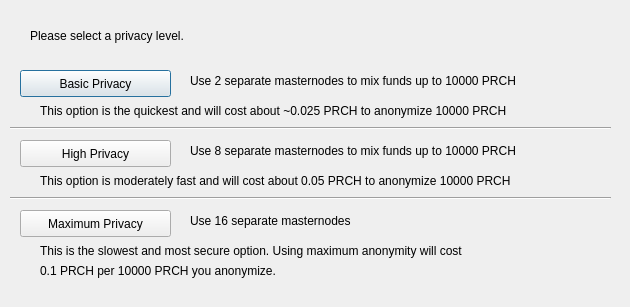
<?xml version="1.0" encoding="UTF-8"?>
<ui version="4.0">
 <class>ObfuscationConfig</class>
 <widget class="QDialog" name="ObfuscationConfig">
  <property name="geometry">
   <rect>
    <x>0</x>
    <y>0</y>
    <width>630</width>
    <height>307</height>
   </rect>
  </property>
  <property name="windowTitle">
   <string>Configure Obfuscation</string>
  </property>
  <widget class="QPushButton" name="buttonBasic">
   <property name="geometry">
    <rect>
     <x>20</x>
     <y>70</y>
     <width>151</width>
     <height>27</height>
    </rect>
   </property>
   <property name="text">
    <string>Basic Privacy</string>
   </property>
  </widget>
  <widget class="QPushButton" name="buttonHigh">
   <property name="geometry">
    <rect>
     <x>20</x>
     <y>140</y>
     <width>151</width>
     <height>27</height>
    </rect>
   </property>
   <property name="text">
    <string>High Privacy</string>
   </property>
  </widget>
  <widget class="QPushButton" name="buttonMax">
   <property name="geometry">
    <rect>
     <x>20</x>
     <y>210</y>
     <width>151</width>
     <height>27</height>
    </rect>
   </property>
   <property name="text">
    <string>Maximum Privacy</string>
   </property>
  </widget>
  <widget class="QLabel" name="label">
   <property name="geometry">
    <rect>
     <x>30</x>
     <y>20</y>
     <width>571</width>
     <height>31</height>
    </rect>
   </property>
   <property name="text">
    <string>Please select a privacy level.</string>
   </property>
  </widget>
  <widget class="QLabel" name="label_2">
   <property name="geometry">
    <rect>
     <x>190</x>
     <y>70</y>
     <width>421</width>
     <height>21</height>
    </rect>
   </property>
   <property name="text">
    <string>Use 2 separate masternodes to mix funds up to 10000 PRCH</string>
   </property>
  </widget>
  <widget class="QLabel" name="label_3">
   <property name="geometry">
    <rect>
     <x>190</x>
     <y>140</y>
     <width>411</width>
     <height>21</height>
    </rect>
   </property>
   <property name="text">
    <string>Use 8 separate masternodes to mix funds up to 10000 PRCH</string>
   </property>
  </widget>
  <widget class="QLabel" name="label_4">
   <property name="geometry">
    <rect>
     <x>190</x>
     <y>210</y>
     <width>421</width>
     <height>21</height>
    </rect>
   </property>
   <property name="text">
    <string>Use 16 separate masternodes</string>
   </property>
  </widget>
  <widget class="QLabel" name="label_6">
   <property name="geometry">
    <rect>
     <x>40</x>
     <y>100</y>
     <width>561</width>
     <height>21</height>
    </rect>
   </property>
   <property name="text">
    <string>This option is the quickest and will cost about ~0.025 PRCH to anonymize 10000 PRCH</string>
   </property>
  </widget>
  <widget class="QLabel" name="label_7">
   <property name="geometry">
    <rect>
     <x>40</x>
     <y>170</y>
     <width>561</width>
     <height>21</height>
    </rect>
   </property>
   <property name="text">
    <string>This option is moderately fast and will cost about 0.05 PRCH to anonymize 10000 PRCH</string>
   </property>
  </widget>
  <widget class="QLabel" name="label_8">
   <property name="geometry">
    <rect>
     <x>40</x>
     <y>240</y>
     <width>561</width>
     <height>21</height>
    </rect>
   </property>
   <property name="text">
    <string>This is the slowest and most secure option. Using maximum anonymity will cost</string>
   </property>
  </widget>
  <widget class="QLabel" name="label_9">
   <property name="geometry">
    <rect>
     <x>40</x>
     <y>260</y>
     <width>561</width>
     <height>21</height>
    </rect>
   </property>
   <property name="text">
    <string>0.1 PRCH per 10000 PRCH you anonymize.</string>
   </property>
  </widget>
  <widget class="Line" name="line">
   <property name="geometry">
    <rect>
     <x>10</x>
     <y>120</y>
     <width>601</width>
     <height>16</height>
    </rect>
   </property>
   <property name="orientation">
    <enum>Qt::Horizontal</enum>
   </property>
  </widget>
  <widget class="Line" name="line_2">
   <property name="geometry">
    <rect>
     <x>10</x>
     <y>190</y>
     <width>601</width>
     <height>16</height>
    </rect>
   </property>
   <property name="orientation">
    <enum>Qt::Horizontal</enum>
   </property>
  </widget>
 </widget>
 <resources/>
 <connections/>
</ui>
